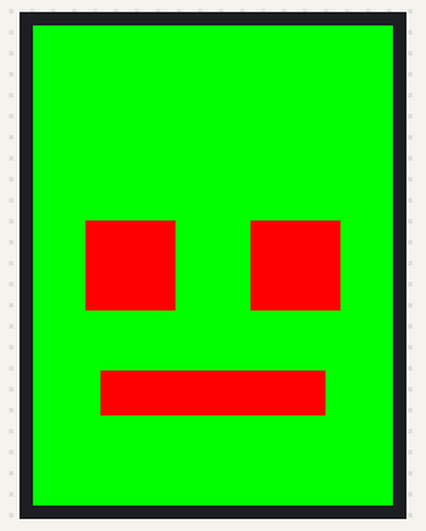
The sketch below on a simulated Arduino Uno, built with avr-gcc and run on an emulated ATmega328P. Shown: 240×320 colour display.

Above: at 0.3 s.

The sketch:

Ej9_face.ino
```cpp
#include <SPI.h>
#include <Adafruit_GFX.h>    // Core graphics library
#include <Adafruit_ILI9341.h> // Hardware-specific library

#define TFT_CS   7
#define TFT_DC   6

// Assign human-readable names to some common 16-bit color values:
#define BLACK       0x0000      /*   0,   0,   0 */
#define NAVY        0x000F      /*   0,   0, 128 */
#define DARKGREEN   0x03E0      /*   0, 128,   0 */
#define DARKCYAN    0x03EF      /*   0, 128, 128 */
#define MAROON      0x7800      /* 128,   0,   0 */
#define PURPLE      0x780F      /* 128,   0, 128 */
#define OLIVE       0x7BE0      /* 128, 128,   0 */
#define LIGHTGREY   0xC618      /* 192, 192, 192 */
#define DARKGREY    0x7BEF      /* 128, 128, 128 */
#define BLUE        0x001F      /*   0,   0, 255 */
#define GREEN       0x07E0      /*   0, 255,   0 */
#define CYAN        0x07FF      /*   0, 255, 255 */
#define RED         0xF800      /* 255,   0,   0 */
#define MAGENTA     0xF81F      /* 255,   0, 255 */
#define YELLOW      0xFFE0      /* 255, 255,   0 */
#define WHITE       0xFFFF      /* 255, 255, 255 */
#define ORANGE      0xFD20      /* 255, 165,   0 */
#define GREENYELLOW 0xAFE5      /* 173, 255,  47 */
#define PINK        0xF81F

//Declaracion objeto TFT
Adafruit_ILI9341 tft = Adafruit_ILI9341(TFT_CS, TFT_DC);

int width, height;

void setup() {
  Serial.begin(9600);
  tft.begin(); // Begin ILI9341

  tft.setRotation(0);
  tft.fillScreen(GREEN);

  width = tft.width();
  height = tft.height();

  //Un rectangulo requiere de 5 parametros. Posicion --> Esquina superior izquierda
  // Posicion en X --> Direccion horizontal (De izquierda a derecha)
  // Posicion en Y --> Direccion vertical (De arriba a abajo)
  // Anchura --> Distancia en pixeles
  // Altura --> Distancia en pixeles
  // Color --> En hexadecimal

  //Dibujar una cara con dos cuadrados y un rectangulo debajo

    //Dibujar dos cuadrados en linea en el centro de la pantalla de 50 pixeles de lado con una separacion de 30 pixeles

    // Dimensiones del rectangulo
    int lsize = 60;
    int space = 50;

    // Posicion del primer cuadrado
    int x1 = width/2 - lsize - space/2;
    int y1 = height/2 - lsize /2;

    uint16_t color1 = RED;

    tft.fillRect(x1, y1, lsize, lsize, color1);

    // Posicion del segundo cuadrado
    int x2 = width/2 +space/2;
    int y2 = height/2 - lsize /2;

    uint16_t color2 = RED;

    tft.fillRect(x2, y2, lsize, lsize, color2);

   // Dibujar rectangulo debajo de 150 pixeles de largo y 30 de ancho a una distancia de 40 pixeles de los ojos

   tft.fillRect(width/2-150/2, y1+lsize+40, 150, 30, color2);
}

void loop() {

}
```
